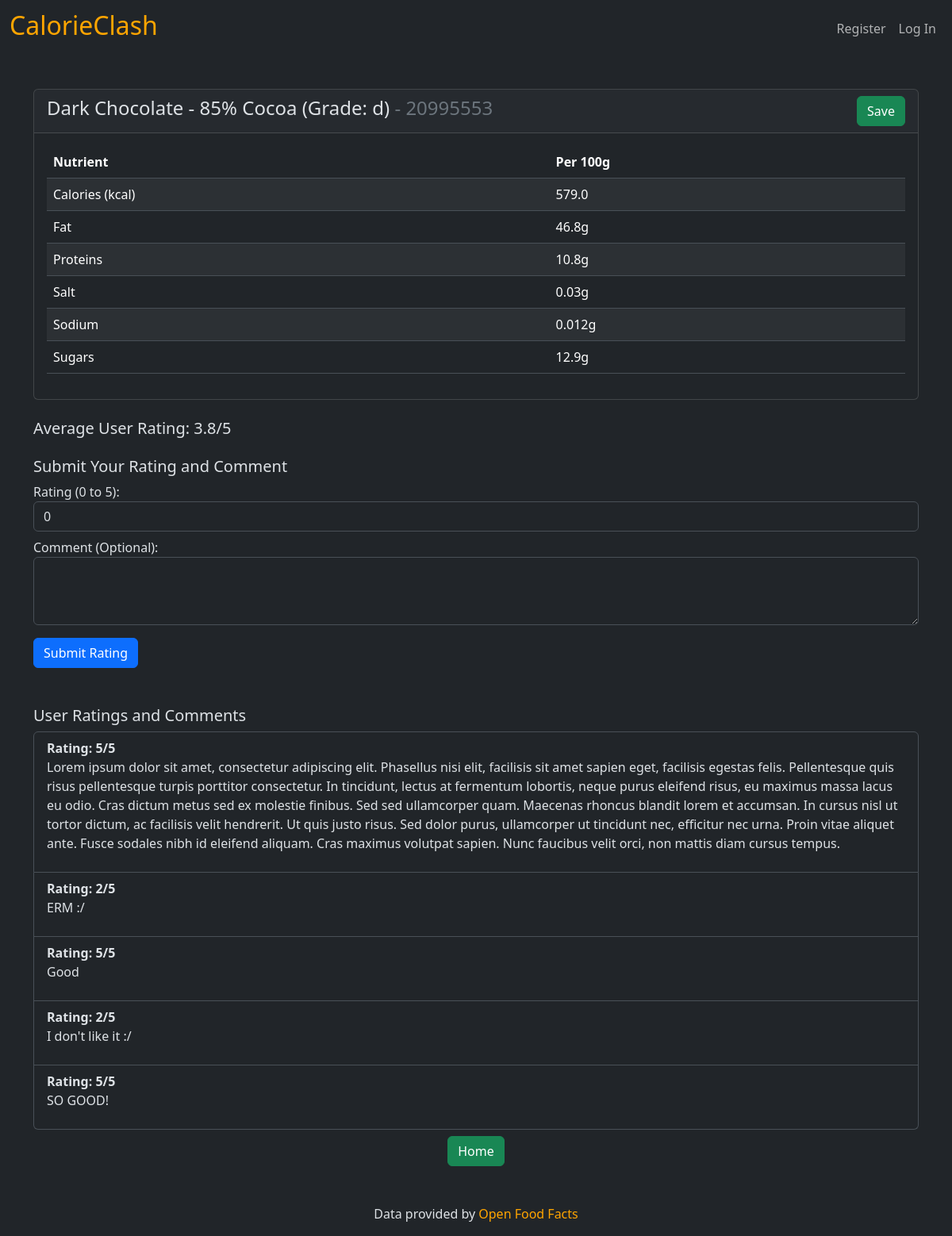
Screenshot of /search_barcode?barcode=20995553 with the database file from the repository.
### tables this page shows
CREATE TABLE products ( id INTEGER PRIMARY KEY, name TEXT, grade TEXT, score INTEGER, kcal_100g REAL, fat_100g REAL, proteins_100g REAL, salt_100g REAL, sugars_100g REAL, sodium_100g REAL );

CREATE TABLE product_ratings (
    id INTEGER PRIMARY KEY AUTOINCREMENT,
    user_id INTEGER NOT NULL,
    product_id INTEGER NOT NULL,
    rating INTEGER NOT NULL CHECK (rating >= 0 AND rating <= 5),
    has_comment BOOLEAN NOT NULL,
    comment TEXT,
    FOREIGN KEY (user_id) REFERENCES users(id),
    FOREIGN KEY (product_id) REFERENCES products(id)
);

### app.py (the view)
@app.route("/search_barcode", methods=["GET"])
def search_barcode():
    barcode = request.args.get("barcode")
    if not barcode:
        return apology("Missing barcode", 403)
    product = get_product(barcode)
    if product.has_error:
        return apology_error(product.error)
    is_saved = False
    if session.get("user_id"):
        insert_search(db, session["user_id"], barcode)
        print("User id found :)")
        saved = db.execute(
            "SELECT * FROM user_products WHERE user_id = ? AND product_id = ?", session["user_id"], barcode)
        is_saved = len(saved) != 0
        print("Saving search")
    else:
        print("No user id")
    comments = db.execute(
        "SELECT * FROM product_ratings WHERE product_id = ? ORDER BY id DESC", barcode)
    average_rating = 0
    if comments:
        for comment in comments:
            average_rating += comment.get("rating")
        average_rating /= len(comments)
        round(average_rating, 1)
    else:
        average_rating = 0
    update_settings()
    return render_template("product.html", data=product.data, is_saved=is_saved, comments=comments, average_rating=average_rating)

### app.py (called while the page is built, shortened)
@app.after_request
def after_request(response):
    response.headers["Cache-Control"] = "no-cache, no-store, must-revalidate"
    response.headers["Expires"] = 0
    response.headers["Pragma"] = "no-cache"
    return response

def update_settings():
    if not session.get("user_id"):
        return

### templates/product.html (shortened to what this page needs)
{% extends "layout.html" %}
{% block main %}
    <div class="container mt-5">
        <div class="card mb-4">
            <div class="card-header d-flex justify-content-between align-items-center">
                <h4>
                    {{ data.name }}
                    (Grade: {{ data.grade }})
                    <span class="text-secondary">
                        - {{ data.id }}
                    </span>
                </h4>
                {% if is_saved %}
                <form action="/remove" method="post">
                    <input name="id" type="text" class="d-none" value="{{ data.id }}" readonly></input>
                    <button type="submit" class="btn btn-danger">Remove</button>
                </form>
                {% else %}
                <form action="/save" method="post">
                    <button type="submit" class="btn btn-success">Save</button>
                </form>
                {% endif %}
            </div>
            <div class="card-body">
                <table class="table table-striped">
                    <thead>
                        <tr>
                            <th>Nutrient</th>
                            <th>Per 100g</th>
                        </tr>
                    </thead>
                    <tbody>
                        <tr>
                            <td>Calories (kcal)</td>
                            <td>{{ data.kcal_100g }}</td>
                        </tr>
                        <tr>
                            <td>Fat</td>
                            <td>{{ data.fat_100g }}g</td>
                        </tr>
                        <tr>
                            <td>Proteins</td>
                            <td>{{ data.proteins_100g }}g</td>
                        </tr>
                        <tr>
                            <td>Salt</td>
                            <td>{{ data.salt_100g }}g</td>
                        </tr>
                        <tr>
                            <td>Sodium</td>
                            <td>{{ data.sodium_100g }}g</td>
                        </tr>
                        <tr>
                            <td>Sugars</td>
                            <td>{{ data.sugars_100g }}g</td>
                        </tr>
                    </tbody>
                </table>
            </div>
        </div>
        <div class="mt-4">
            <h5>Average User Rating: {{ average_rating }}/5</h5>
        </div>
        <div class="mt-4">
            <h5>Submit Your Rating and Comment</h5>
            <form action="/submit_rating" method="post">
                <div class="form-group">
                    <label for="rating">Rating (0 to 5):</label>
                    <input type="number" class="form-control" id="rating" name="rating" min="0" max="5" step="1" value="0" required>
                </div>
                <div class="form-group mt-2">
                    <label for="comment">Comment (Optional):</label>
                    <textarea class="form-control" id="comment" name="comment" rows="3"></textarea>
                </div>
                <button type="submit" class="btn btn-primary mt-3">Submit Rating</button>
            </form>
        </div>
        <div class="mt-5">
            <h5>User Ratings and Comments</h5>
            {% if comments %}
                <ul class="list-group">
                    {% for comment in comments %}
                        <li class="list-group-item">
                            <strong>Rating: {{ comment.rating }}/5</strong>
                            {% if comment.has_comment %}
                                <p>{{ comment.comment }}</p>
                            {% endif %}
                        </li>
                    {% endfor %}
                </ul>
            {% else %}
                <p class="text-muted">No ratings or comments yet. Be the first to rate!</p>
            {% endif %}
        </div>
        <div class="d-flex justify-content-center mt-2">
            <form action="/" method="get">
                <button type="submit" class="btn btn-success">Home</button>
            </form>
        </div>
    </div>
{% endblock %}

### rows the page displays
products: name "Dark Chocolate - 85% Cocoa", grade "d", id "20995553", kcal_100g "579.0", fat_100g "46.8", proteins_100g "10.8", salt_100g "0.03", sodium_100g "0.012", sugars_100g "12.9"
product_ratings: rating "5", comment "Lorem ipsum dolor sit amet, consectetur adipiscing elit. Phasellus nisi elit, facilisis sit amet sapien eget, facilisis egestas felis. Pellentesque quis risus pellentesque turpis porttitor consectetur. In tincidunt, lectus at fermentum lobortis, neque purus eleifend risus, eu maximus massa lacus eu odio. Cras dictum metus sed ex molestie finibus. Sed sed ullamcorper quam. Maecenas rhoncus blandit lorem et accumsan. In cursus nisl ut tortor dictum, ac facilisis velit hendrerit. Ut quis justo risus. Sed dolor purus, ullamcorper ut tincidunt nec, efficitur nec urna. Proin vitae aliquet ante. Fusce sodales nibh id eleifend aliquam. Cras maximus volutpat sapien. Nunc faucibus velit orci, non…"
product_ratings: rating "2", comment "ERM :/"
product_ratings: rating "5", comment "Good"
product_ratings: rating "2", comment "I don't like it :/"
product_ratings: rating "5", comment "SO GOOD!"

### other values shown
{{ average_rating }} "3.8"
